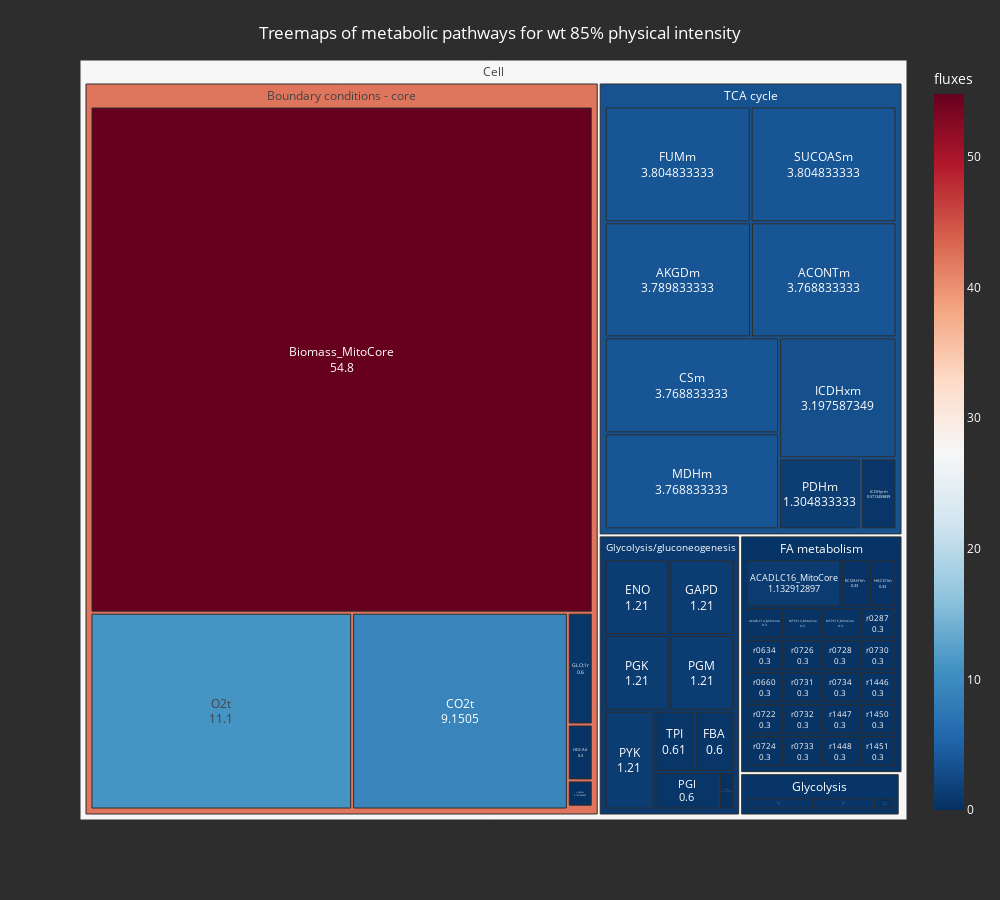
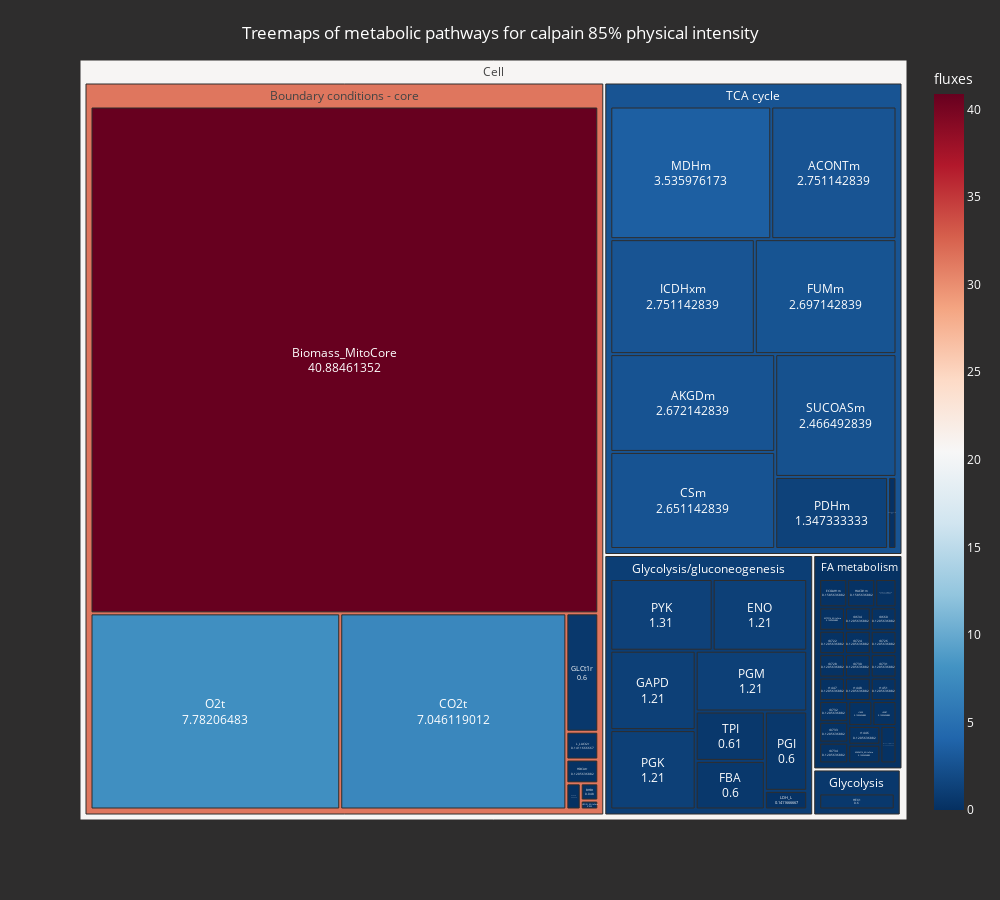

These figures' notebook cell, in order:
### Code cell
mal.display_treemap(dt85, 'wt 85')
mal.display_treemap(dt85_calpain, 'calpain 85')

### Figure 1 — Plotly figure (JSON) as saved in the notebook; plotly's stock layout.template omitted (floating-point values rounded to 4 significant figures)
{"data": [{"branchvalues": "total", "customdata": [[0.004], [0.3], [1.133], [3.769], [3.79], [54.8], [9.15], [3.769], [0.33], [0.004], [1.21], [0.6], [3.805], [1.21], [0.6], [0.33], [0.004], [0.015], [0.3], [0.6], [3.198], [0.5712], [0.004], [0.1412], [3.886e-16], [0.1412], [3.769], [0.3], [0.3], [11.1], [3.886e-16], [0.004], [1.305], [0.6], [0.6], [1.21], [1.21], [1.21], [3.805], [0.61], [0.164], [0.3], [0.004], [0.3], [0.3], [0.3], [0.3], [0.3], [0.3], [0.3], [0.3], [0.3], [0.3], [0.3], [0.3], [0.3], [0.3], [0.3], [0.3], [42.18], [0.4236], [0.5476], [1.054], [0.004], [3.886e-16], [3.534], [27.43]], "domain": {"x": [0, 1], "y": [0, 1]}, "hovertemplate": "Pathway or enzyme=%{label}<br>Flux=%{value}<br>Percentage=.%{percent entry}<extra></extra>", "ids": ["Cell/Isoleucine degradation/ACACT10m", "Cell/FA metabolism/ACADLC14_MitoCore", "Cell/FA metabolism/ACADLC16_MitoCore", "Cell/TCA cycle/ACONTm", "Cell/TCA cycle/AKGDm", "Cell/Boundary conditions - core/Biomass_MitoCore", "Cell/Boundary conditions - core/CO2t", "Cell/TCA cycle/CSm", "Cell/FA metabolism/ECOAH1m", "Cell/Isoleucine degradation/ECOAH9m", "Cell/Glycolysis/gluconeogenesis/ENO", "Cell/Glycolysis/gluconeogenesis/FBA", "Cell/TCA cycle/FUMm", "Cell/Glycolysis/gluconeogenesis/GAPD", "Cell/Boundary conditions - core/GLCt1r", "Cell/FA metabolism/HACD1m", "Cell/Isoleucine degradation/HACD9m", "Cell/Boundary conditions - core/HCO3t_MitoCore", "Cell/Boundary conditions - core/HDCAtr", "Cell/Glycolysis/HEX1", "Cell/TCA cycle/ICDHxm", "Cell/TCA cycle/ICDHyrm", "Cell/Isoleucine degradation/ILETAm", "Cell/Glycolysis/gluconeogenesis/LDH_L", "Cell/Leucine degradation/LEUTAm", "Cell/Boundary conditions - core/L_LACt2r", "Cell/TCA cycle/MDHm", "Cell/FA metabolism/MTPC14_MitoCore", "Cell/FA metabolism/MTPC16_MitoCore", "Cell/Boundary conditions - core/O2t", "Cell/Leucine degradation/OIVD1m", "Cell/Isoleucine degradation/OIVD3m", "Cell/TCA cycle/PDHm", "Cell/Glycolysis/PFK", "Cell/Glycolysis/gluconeogenesis/PGI", "Cell/Glycolysis/gluconeogenesis/PGK", "Cell/Glycolysis/gluconeogenesis/PGM", "Cell/Glycolysis/gluconeogenesis/PYK", "Cell/TCA cycle/SUCOASm", "Cell/Glycolysis/gluconeogenesis/TPI", "Cell/Glycolysis/r0122", "Cell/FA metabolism/r0287", "Cell/Isoleucine degradation/r0603", "Cell/FA metabolism/r0634", "Cell/FA metabolism/r0660", "Cell/FA metabolism/r0722", "Cell/FA metabolism/r0724", "Cell/FA metabolism/r0726", "Cell/FA metabolism/r0728", "Cell/FA metabolism/r0730", "Cell/FA metabolism/r0731", "Cell/FA metabolism/r0732", "Cell/FA metabolism/r0733", "Cell/FA metabolism/r0734", "Cell/FA metabolism/r1446", "Cell/FA metabolism/r1447", "Cell/FA metabolism/r1448", "Cell/FA metabolism/r1450", "Cell/FA metabolism/r1451", "Cell/Boundary conditions - core", "Cell/FA metabolism", "Cell/Glycolysis", "Cell/Glycolysis/gluconeogenesis", "Cell/Isoleucine degradation", "Cell/Leucine degradation", "Cell/TCA cycle", "Cell"], "labels": ["ACACT10m", "ACADLC14_MitoCore", "ACADLC16_MitoCore", "ACONTm", "AKGDm", "Biomass_MitoCore", "CO2t", "CSm", "ECOAH1m", "ECOAH9m", "ENO", "FBA", "FUMm", "GAPD", "GLCt1r", "HACD1m", "HACD9m", "HCO3t_MitoCore", "HDCAtr", "HEX1", "ICDHxm", "ICDHyrm", "ILETAm", "LDH_L", "LEUTAm", "L_LACt2r", "MDHm", "MTPC14_MitoCore", "MTPC16_MitoCore", "O2t", "OIVD1m", "OIVD3m", "PDHm", "PFK", "PGI", "PGK", "PGM", "PYK", "SUCOASm", "TPI", "r0122", "r0287", "r0603", "r0634", "r0660", "r0722", "r0724", "r0726", "r0728", "r0730", "r0731", "r0732", "r0733", "r0734", "r1446", "r1447", "r1448", "r1450", "r1451", "Boundary conditions - core", "FA metabolism", "Glycolysis", "Glycolysis/gluconeogenesis", "Isoleucine degradation", "Leucine degradation", "TCA cycle", "Cell"], "marker": {"coloraxis": "coloraxis", "colors": [0.004, 0.3, 1.133, 3.769, 3.79, 54.8, 9.15, 3.769, 0.33, 0.004, 1.21, 0.6, 3.805, 1.21, 0.6, 0.33, 0.004, 0.015, 0.3, 0.6, 3.198, 0.5712, 0.004, 0.1412, 3.886e-16, 0.1412, 3.769, 0.3, 0.3, 11.1, 3.886e-16, 0.004, 1.305, 0.6, 0.6, 1.21, 1.21, 1.21, 3.805, 0.61, 0.164, 0.3, 0.004, 0.3, 0.3, 0.3, 0.3, 0.3, 0.3, 0.3, 0.3, 0.3, 0.3, 0.3, 0.3, 0.3, 0.3, 0.3, 0.3, 42.18, 0.4236, 0.5476, 1.054, 0.004, 3.886e-16, 3.534, 27.43]}, "name": "", "parents": ["Cell/Isoleucine degradation", "Cell/FA metabolism", "Cell/FA metabolism", "Cell/TCA cycle", "Cell/TCA cycle", "Cell/Boundary conditions - core", "Cell/Boundary conditions - core", "Cell/TCA cycle", "Cell/FA metabolism", "Cell/Isoleucine degradation", "Cell/Glycolysis/gluconeogenesis", "Cell/Glycolysis/gluconeogenesis", "Cell/TCA cycle", "Cell/Glycolysis/gluconeogenesis", "Cell/Boundary conditions - core", "Cell/FA metabolism", "Cell/Isoleucine degradation", "Cell/Boundary conditions - core", "Cell/Boundary conditions - core", "Cell/Glycolysis", "Cell/TCA cycle", "Cell/TCA cycle", "Cell/Isoleucine degradation", "Cell/Glycolysis/gluconeogenesis", "Cell/Leucine degradation", "Cell/Boundary conditions - core", "Cell/TCA cycle", "Cell/FA metabolism", "Cell/FA metabolism", "Cell/Boundary conditions - core", "Cell/Leucine degradation", "Cell/Isoleucine degradation", "Cell/TCA cycle", "Cell/Glycolysis", "Cell/Glycolysis/gluconeogenesis", "Cell/Glycolysis/gluconeogenesis", "Cell/Glycolysis/gluconeogenesis", "Cell/Glycolysis/gluconeogenesis", "Cell/TCA cycle", "Cell/Glycolysis/gluconeogenesis", "Cell/Glycolysis", "Cell/FA metabolism", "Cell/Isoleucine degradation", "Cell/FA metabolism", "Cell/FA metabolism", "Cell/FA metabolism", "Cell/FA metabolism", "Cell/FA metabolism", "Cell/FA metabolism", "Cell/FA metabolism", "Cell/FA metabolism", "Cell/FA metabolism", "Cell/FA metabolism", "Cell/FA metabolism", "Cell/FA metabolism", "Cell/FA metabolism", "Cell/FA metabolism", "Cell/FA metabolism", "Cell/FA metabolism", "Cell", "Cell", "Cell", "Cell", "Cell", "Cell", "Cell", ""], "textinfo": "label+value", "textposition": "middle center", "type": "treemap", "values": [0.004, 0.3, 1.133, 3.769, 3.79, 54.8, 9.15, 3.769, 0.33, 0.004, 1.21, 0.6, 3.805, 1.21, 0.6, 0.33, 0.004, 0.015, 0.3, 0.6, 3.198, 0.5712, 0.004, 0.1412, 3.886e-16, 0.1412, 3.769, 0.3, 0.3, 11.1, 3.886e-16, 0.004, 1.305, 0.6, 0.6, 1.21, 1.21, 1.21, 3.805, 0.61, 0.164, 0.3, 0.004, 0.3, 0.3, 0.3, 0.3, 0.3, 0.3, 0.3, 0.3, 0.3, 0.3, 0.3, 0.3, 0.3, 0.3, 0.3, 0.3, 76.11, 7.793, 1.364, 8.001, 0.024, 7.772e-16, 27.78, 121.1]}], "layout": {"coloraxis": {"colorbar": {"title": {"text": "fluxes"}}, "colorscale": [[0, "rgb(5,48,97)"], [0.1, "rgb(33,102,172)"], [0.2, "rgb(67,147,195)"], [0.3, "rgb(146,197,222)"], [0.4, "rgb(209,229,240)"], [0.5, "rgb(247,247,247)"], [0.6, "rgb(253,219,199)"], [0.7, "rgb(244,165,130)"], [0.8, "rgb(214,96,77)"], [0.9, "rgb(178,24,43)"], [1, "rgb(103,0,31)"]]}, "font": {"color": "white"}, "height": 900, "legend": {"tracegroupgap": 0}, "margin": {"t": 60}, "paper_bgcolor": "#2e2d2d", "plot_bgcolor": "rgba(0, 0, 0, 100)", "title": {"text": "Treemaps of metabolic pathways for wt 85% physical intensity", "x": 0.5, "y": 0.97}, "width": 1000}}

### Figure 2 — Plotly figure (JSON) as saved in the notebook; plotly's stock layout.template omitted (floating-point values rounded to 4 significant figures)
{"data": [{"branchvalues": "total", "customdata": [[0.002], [0.05965], [0.1206], [0.1206], [2.751], [2.672], [0.048], [40.88], [7.046], [2.651], [0.1586], [0.002], [1.21], [0.6], [2.697], [1.21], [0.6], [0.1586], [0.002], [0.025], [0.1206], [0.6], [2.751], [0.002], [0.1412], [0.1412], [3.536], [0.1206], [0.1206], [7.782], [0.002], [1.347], [0.6], [1.21], [1.21], [1.31], [0.1], [2.466], [0.61], [0.1206], [0.002], [0.1206], [0.1206], [0.1206], [0.1206], [0.1206], [0.1206], [0.1206], [0.1206], [0.1206], [0.1206], [0.1206], [0.1206], [0.1206], [0.1206], [0.1206], [0.1206], [31.43], [0.1248], [0.6], [1.072], [0.002], [2.718], [20.71]], "domain": {"x": [0, 1], "y": [0, 1]}, "hovertemplate": "Pathway or enzyme=%{label}<br>Flux=%{value}<br>Percentage=.%{percent entry}<extra></extra>", "ids": ["Cell/Isoleucine degradation/ACACT10m", "Cell/Boundary conditions - core/ACACt2", "Cell/FA metabolism/ACADLC14_MitoCore", "Cell/FA metabolism/ACADLC16_MitoCore", "Cell/TCA cycle/ACONTm", "Cell/TCA cycle/AKGDm", "Cell/Boundary conditions - core/BHBt", "Cell/Boundary conditions - core/Biomass_MitoCore", "Cell/Boundary conditions - core/CO2t", "Cell/TCA cycle/CSm", "Cell/FA metabolism/ECOAH1m", "Cell/Isoleucine degradation/ECOAH9m", "Cell/Glycolysis/gluconeogenesis/ENO", "Cell/Glycolysis/gluconeogenesis/FBA", "Cell/TCA cycle/FUMm", "Cell/Glycolysis/gluconeogenesis/GAPD", "Cell/Boundary conditions - core/GLCt1r", "Cell/FA metabolism/HACD1m", "Cell/Isoleucine degradation/HACD9m", "Cell/Boundary conditions - core/HCO3t_MitoCore", "Cell/Boundary conditions - core/HDCAtr", "Cell/Glycolysis/HEX1", "Cell/TCA cycle/ICDHxm", "Cell/Isoleucine degradation/ILETAm", "Cell/Glycolysis/gluconeogenesis/LDH_L", "Cell/Boundary conditions - core/L_LACt2r", "Cell/TCA cycle/MDHm", "Cell/FA metabolism/MTPC14_MitoCore", "Cell/FA metabolism/MTPC16_MitoCore", "Cell/Boundary conditions - core/O2t", "Cell/Isoleucine degradation/OIVD3m", "Cell/TCA cycle/PDHm", "Cell/Glycolysis/gluconeogenesis/PGI", "Cell/Glycolysis/gluconeogenesis/PGK", "Cell/Glycolysis/gluconeogenesis/PGM", "Cell/Glycolysis/gluconeogenesis/PYK", "Cell/TCA cycle/SUCOAS1m", "Cell/TCA cycle/SUCOASm", "Cell/Glycolysis/gluconeogenesis/TPI", "Cell/FA metabolism/r0287", "Cell/Isoleucine degradation/r0603", "Cell/FA metabolism/r0634", "Cell/FA metabolism/r0660", "Cell/FA metabolism/r0722", "Cell/FA metabolism/r0724", "Cell/FA metabolism/r0726", "Cell/FA metabolism/r0728", "Cell/FA metabolism/r0730", "Cell/FA metabolism/r0731", "Cell/FA metabolism/r0732", "Cell/FA metabolism/r0733", "Cell/FA metabolism/r0734", "Cell/FA metabolism/r1446", "Cell/FA metabolism/r1447", "Cell/FA metabolism/r1448", "Cell/FA metabolism/r1450", "Cell/FA metabolism/r1451", "Cell/Boundary conditions - core", "Cell/FA metabolism", "Cell/Glycolysis", "Cell/Glycolysis/gluconeogenesis", "Cell/Isoleucine degradation", "Cell/TCA cycle", "Cell"], "labels": ["ACACT10m", "ACACt2", "ACADLC14_MitoCore", "ACADLC16_MitoCore", "ACONTm", "AKGDm", "BHBt", "Biomass_MitoCore", "CO2t", "CSm", "ECOAH1m", "ECOAH9m", "ENO", "FBA", "FUMm", "GAPD", "GLCt1r", "HACD1m", "HACD9m", "HCO3t_MitoCore", "HDCAtr", "HEX1", "ICDHxm", "ILETAm", "LDH_L", "L_LACt2r", "MDHm", "MTPC14_MitoCore", "MTPC16_MitoCore", "O2t", "OIVD3m", "PDHm", "PGI", "PGK", "PGM", "PYK", "SUCOAS1m", "SUCOASm", "TPI", "r0287", "r0603", "r0634", "r0660", "r0722", "r0724", "r0726", "r0728", "r0730", "r0731", "r0732", "r0733", "r0734", "r1446", "r1447", "r1448", "r1450", "r1451", "Boundary conditions - core", "FA metabolism", "Glycolysis", "Glycolysis/gluconeogenesis", "Isoleucine degradation", "TCA cycle", "Cell"], "marker": {"coloraxis": "coloraxis", "colors": [0.002, 0.05965, 0.1206, 0.1206, 2.751, 2.672, 0.048, 40.88, 7.046, 2.651, 0.1586, 0.002, 1.21, 0.6, 2.697, 1.21, 0.6, 0.1586, 0.002, 0.025, 0.1206, 0.6, 2.751, 0.002, 0.1412, 0.1412, 3.536, 0.1206, 0.1206, 7.782, 0.002, 1.347, 0.6, 1.21, 1.21, 1.31, 0.1, 2.466, 0.61, 0.1206, 0.002, 0.1206, 0.1206, 0.1206, 0.1206, 0.1206, 0.1206, 0.1206, 0.1206, 0.1206, 0.1206, 0.1206, 0.1206, 0.1206, 0.1206, 0.1206, 0.1206, 31.43, 0.1248, 0.6, 1.072, 0.002, 2.718, 20.71]}, "name": "", "parents": ["Cell/Isoleucine degradation", "Cell/Boundary conditions - core", "Cell/FA metabolism", "Cell/FA metabolism", "Cell/TCA cycle", "Cell/TCA cycle", "Cell/Boundary conditions - core", "Cell/Boundary conditions - core", "Cell/Boundary conditions - core", "Cell/TCA cycle", "Cell/FA metabolism", "Cell/Isoleucine degradation", "Cell/Glycolysis/gluconeogenesis", "Cell/Glycolysis/gluconeogenesis", "Cell/TCA cycle", "Cell/Glycolysis/gluconeogenesis", "Cell/Boundary conditions - core", "Cell/FA metabolism", "Cell/Isoleucine degradation", "Cell/Boundary conditions - core", "Cell/Boundary conditions - core", "Cell/Glycolysis", "Cell/TCA cycle", "Cell/Isoleucine degradation", "Cell/Glycolysis/gluconeogenesis", "Cell/Boundary conditions - core", "Cell/TCA cycle", "Cell/FA metabolism", "Cell/FA metabolism", "Cell/Boundary conditions - core", "Cell/Isoleucine degradation", "Cell/TCA cycle", "Cell/Glycolysis/gluconeogenesis", "Cell/Glycolysis/gluconeogenesis", "Cell/Glycolysis/gluconeogenesis", "Cell/Glycolysis/gluconeogenesis", "Cell/TCA cycle", "Cell/TCA cycle", "Cell/Glycolysis/gluconeogenesis", "Cell/FA metabolism", "Cell/Isoleucine degradation", "Cell/FA metabolism", "Cell/FA metabolism", "Cell/FA metabolism", "Cell/FA metabolism", "Cell/FA metabolism", "Cell/FA metabolism", "Cell/FA metabolism", "Cell/FA metabolism", "Cell/FA metabolism", "Cell/FA metabolism", "Cell/FA metabolism", "Cell/FA metabolism", "Cell/FA metabolism", "Cell/FA metabolism", "Cell/FA metabolism", "Cell/FA metabolism", "Cell", "Cell", "Cell", "Cell", "Cell", "Cell", ""], "textinfo": "label+value", "textposition": "middle center", "type": "treemap", "values": [0.002, 0.05965, 0.1206, 0.1206, 2.751, 2.672, 0.048, 40.88, 7.046, 2.651, 0.1586, 0.002, 1.21, 0.6, 2.697, 1.21, 0.6, 0.1586, 0.002, 0.025, 0.1206, 0.6, 2.751, 0.002, 0.1412, 0.1412, 3.536, 0.1206, 0.1206, 7.782, 0.002, 1.347, 0.6, 1.21, 1.21, 1.31, 0.1, 2.466, 0.61, 0.1206, 0.002, 0.1206, 0.1206, 0.1206, 0.1206, 0.1206, 0.1206, 0.1206, 0.1206, 0.1206, 0.1206, 0.1206, 0.1206, 0.1206, 0.1206, 0.1206, 0.1206, 56.71, 2.849, 0.6, 8.101, 0.012, 20.97, 89.24]}], "layout": {"coloraxis": {"colorbar": {"title": {"text": "fluxes"}}, "colorscale": [[0, "rgb(5,48,97)"], [0.1, "rgb(33,102,172)"], [0.2, "rgb(67,147,195)"], [0.3, "rgb(146,197,222)"], [0.4, "rgb(209,229,240)"], [0.5, "rgb(247,247,247)"], [0.6, "rgb(253,219,199)"], [0.7, "rgb(244,165,130)"], [0.8, "rgb(214,96,77)"], [0.9, "rgb(178,24,43)"], [1, "rgb(103,0,31)"]]}, "font": {"color": "white"}, "height": 900, "legend": {"tracegroupgap": 0}, "margin": {"t": 60}, "paper_bgcolor": "#2e2d2d", "plot_bgcolor": "rgba(0, 0, 0, 100)", "title": {"text": "Treemaps of metabolic pathways for calpain 85% physical intensity", "x": 0.5, "y": 0.97}, "width": 1000}}
